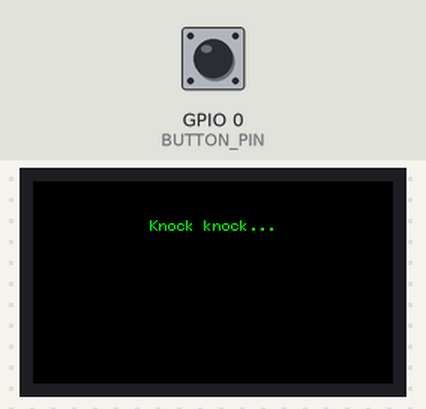
A sketch run on a simulated ESP32. Parts: 240×135 colour display. Inputs (shaded band) come from the test bench; at power-on: GPIO 0 (BUTTON_PIN) HIGH. I2S audio is not simulated (input reads silence).

Above: at 0.2 s.
At 2.3 s:
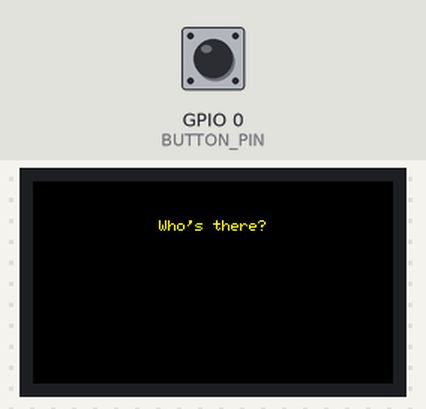
At 4.3 s:
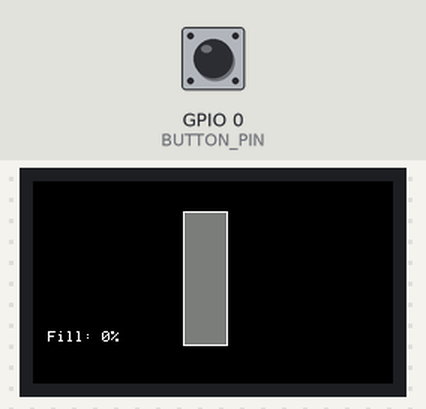

The sketch:

soundcan.ino
```cpp
#include <TFT_eSPI.h>
#include <driver/i2s.h>

// ==== USER CONFIGURABLE SECTION ====

// I2S Microphone Pins (adjust for your hardware)
#define I2S_WS   15    // L/R Clock (WS)
#define I2S_SD   32    // Data
#define I2S_SCK  14    // Bit Clock (BCLK)

// Reset Button Pin (active LOW)
#define BUTTON_PIN 0

// LCD dimensions (for 240x135 LCD)
#define SCREEN_W 240
#define SCREEN_H 135

// ==== END USER CONFIGURABLE SECTION ====

#define CAN_X 100
#define CAN_Y 20
#define CAN_W 30
#define CAN_H 90
#define SILENCE_TIMEOUT 2000 // ms before can "locks"
#define CALIBRATION_TIME 2000 // ms for each calibration step

TFT_eSPI tft = TFT_eSPI();
float fillLevel = 0.0; // 0.0 = empty, 1.0 = full
unsigned long lastSoundTime = 0;
bool listening = true;
int16_t minValue = 0;
int16_t maxValue = 0;

// I2S setup for mono 16-bit mic
void setupI2SMic() {
    i2s_config_t i2s_config = {
        .mode = (i2s_mode_t)(I2S_MODE_MASTER | I2S_MODE_RX),
        .sample_rate = 16000,
        .bits_per_sample = I2S_BITS_PER_SAMPLE_16BIT,
        .channel_format = I2S_CHANNEL_FMT_ONLY_LEFT,
        .communication_format = I2S_COMM_FORMAT_I2S,
        .intr_alloc_flags = ESP_INTR_FLAG_LEVEL1,
        .dma_buf_count = 8,
        .dma_buf_len = 64,
        .use_apll = false,
        .tx_desc_auto_clear = false,
        .fixed_mclk = 0
    };
    i2s_pin_config_t pin_config = {
        .bck_io_num = I2S_SCK,
        .ws_io_num = I2S_WS,
        .data_out_num = -1,
        .data_in_num = I2S_SD
    };
    i2s_driver_install(I2S_NUM_0, &i2s_config, 0, NULL);
    i2s_set_pin(I2S_NUM_0, &pin_config);
}

int16_t readMicSample() {
    int16_t sample = 0;
    size_t bytesRead;
    i2s_read(I2S_NUM_0, (char *)&sample, sizeof(sample), &bytesRead, portMAX_DELAY);
    return sample;
}

// Calibrate min (ambient) and max (loud) values
void calibrateMicRange() {
    // Ambient noise calibration
    tft.fillScreen(TFT_BLACK);
    tft.setTextColor(TFT_GREEN, TFT_BLACK);
    tft.setTextDatum(MC_DATUM);
    tft.drawString("Knock knock...", SCREEN_W/2, 30);

    unsigned long start = millis();
    int32_t minS = 32767, maxS = -32768;
    while (millis() - start < CALIBRATION_TIME) {
        int16_t val = readMicSample();
        if (val < minS) minS = val;
        if (val > maxS) maxS = val;
        delay(1);
    }
    minValue = minS;

    // Loud sound calibration
    tft.fillScreen(TFT_BLACK);
    tft.setTextColor(TFT_YELLOW, TFT_BLACK);
    tft.setTextDatum(MC_DATUM);
    tft.drawString("Who's there?", SCREEN_W/2, 30);

    start = millis();
    maxS = minValue + 100; // Fallback in case no loud sound
    while (millis() - start < CALIBRATION_TIME) {
        int16_t val = readMicSample();
        if (val > maxS) maxS = val;
        delay(1);
    }
    maxValue = maxS;
    if (maxValue - minValue < 200) maxValue = minValue + 200; // Prevent zero division
}

void setup() {
    tft.init();
    tft.setRotation(1);
    pinMode(BUTTON_PIN, INPUT_PULLUP);
    setupI2SMic();
    calibrateMicRange();
    tft.fillScreen(TFT_BLACK);
    drawCan(0.0);
    lastSoundTime = millis();
    listening = true;
    fillLevel = 0.0;
}

void loop() {
    // Button check (active LOW)
    if (!digitalRead(BUTTON_PIN) && !listening) {
        delay(200); // debounce
        resetCan();
    }

    if (listening) {
        int16_t micValue = readMicSample();
        float mapped = (float)(micValue - minValue) / (maxValue - minValue);
        mapped = constrain(mapped, 0.0, 1.0);

        if (mapped > 0.1) { // Ignore tiny noise
            fillLevel += mapped * 0.01; // Adjust speed as desired
            if (fillLevel > 1.0) fillLevel = 1.0;
            lastSoundTime = millis();
            drawCan(fillLevel);
        }
        if ((millis() - lastSoundTime > SILENCE_TIMEOUT && fillLevel > 0) || fillLevel >= 1.0) {
            listening = false;
            showFinalScore();
        }
    }
}

void drawCan(float fill) {
    tft.fillRect(CAN_X, CAN_Y, CAN_W, CAN_H, TFT_DARKGREY);
    tft.drawRect(CAN_X, CAN_Y, CAN_W, CAN_H, TFT_WHITE);
    int fillPixels = (int)(CAN_H * fill);
    tft.fillRect(CAN_X, CAN_Y + CAN_H - fillPixels, CAN_W, fillPixels, TFT_GREEN);
    tft.setTextColor(TFT_WHITE, TFT_BLACK);
    tft.setCursor(10, 100);
    tft.printf("Fill: %d%%", (int)(fill * 100));
}

void showFinalScore() {
    tft.setTextColor(TFT_YELLOW, TFT_BLACK);
    tft.setCursor(10, 120);
    tft.printf("Final: %d%%", (int)(fillLevel * 100));
    tft.setCursor(10, 135);
    tft.setTextColor(TFT_WHITE, TFT_BLACK);
    tft.printf("Press button to reset!");
}

void resetCan() {
    fillLevel = 0.0;
    listening = true;
    calibrateMicRange();
    tft.fillScreen(TFT_BLACK);
    drawCan(0.0);
    lastSoundTime = millis();
}
```

Measured:
- what the display in image 1 shows lasts 2.1 s, from 2.2 s to 4.3 s
